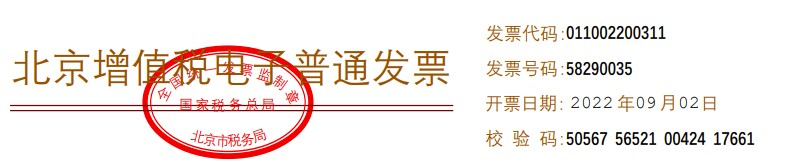
#> input picture train2/1.jpg, 801 x 162 px, found by its file name
$ python main.py
#> lines starting #> are read from the running program, lines starting #| are printed output that depends on the picture; after the words box and inside, x2 and y2 are one past the last pixel; in counts of white or black regions, pixels touching at a corner belong together; long printed decimals are rounded
### featureextract.py
import cv2
import matplotlib.pyplot as plt
import numpy as np

def getfeature(grayimg,img):
    temimg = img.copy()
    rec1 = img.copy()
    rec2 = img.copy()


    kernel = cv2.getStructuringElement(cv2.MORPH_RECT,(1,3))#构建用于膨胀腐蚀的元素为1的卷积核


    grayimg = cv2.dilate(grayimg, kernel)  # 膨胀
    grayimg = cv2.erode(grayimg, kernel)  # 腐蚀


    counters,hierarchy = cv2.findContours(grayimg,cv2.RETR_EXTERNAL,cv2.CHAIN_APPROX_NONE) #RETR_EXTERNAL 外部轮廓 LIST 所有轮廓并存到链表 CCOMP 存为两层 空洞与外部
                                            #TREE 所有轮廓并重构嵌套轮廓层次（常用） CHAIN_APPROX_SIMPLE 压缩水平垂直与斜的部分
    newimg = cv2.drawContours(temimg,counters,-1,(40,150,200),1)#第三个参数为负数则画出所有轮廓

    cv2.imshow("counters all",newimg)
    cv2.waitKey(0)

    area = np.zeros(len(counters)) #每个轮廓的面积
    lens = np.zeros(len(counters)) #每个轮廓的周长
    cx = np.zeros(len(counters)) #每个轮廓的重心的X坐标
    cy = np.zeros(len(counters)) #每个轮廓的重心的Y坐标
    count = 0
    print("轮廓数量为：")
    print(len(counters))

    for i in range(len(counters)):
        area[i] = round(cv2.contourArea(counters[i]))#计算每个轮廓的面积
        lens[i] = round(cv2.arcLength(counters[i],True))#计算每个轮廓周长

        M = cv2.moments(counters[i])#获取轮廓的矩 用来求重心
        if(M['m00']!= 0):
            cx[i] = M['m10'] / M['m00']  # 求重心的X坐标
            cy[i] = M['m01'] / M['m00']  # 求重心的Y坐标
        else :
            print("除0异常")

        if(cx[i]/img.shape[1] >= 0.6):
            count = count + 1
            x, y, w, h = cv2.boundingRect(counters[i])  # 计算轮廓的外接矩形
            cv2.rectangle(rec1, (x, y), (x + w, y + h), (0, 255, 0), 1)  # 画出轮廓外接矩形
            print("第",count,"个字符的重心为:","(",cx[i] ,",", cy[i],")")
            print("第", count, "个字符的面积为:", area[i])
            print("第", count, "个字符的轮廓长度为:", lens[i])

            minrect = cv2.minAreaRect(counters[i])
            minbox = np.int0(cv2.boxPoints(minrect))
            cv2.drawContours(rec2, [minbox], 0, (255, 0, 0), 1)


    cv2.imshow("rec1", rec1)
    cv2.waitKey(0)

    cv2.imshow("rec2", rec2)
    cv2.waitKey(0)

    print(area)
    print(lens)
    print(cx)
    print(cy)
    return 0

### main.py
# This is a sample Python script.
import cv2
import matplotlib.pyplot as plt
import numpy as np
import pytesseract
import PIL

import gauss
import sobel
import featureextract
import pandas as pd
# Press Shift+F10 to execute it or replace it with your code.
# Press Double Shift to search everywhere for classes, files, tool windows, actions, and settings.
from cv2.mat_wrapper import Mat

# np_c 矩阵列拓展，行不变，列增加
# np_r 矩阵行拓展，列不变，行增加
def image_transgray(path):
#> called with path = '1.jpg'
    img = cv2.imread(path)
#> img is the input picture: shape (162, 801, 3); mean B, G, R 230.6, 234.2, 243.5
    cv2.imshow("test", img)
    cv2.waitKey(0)

    height = img.shape[0]
    width = img.shape[1]
    channel = img.shape[2]

    mygrayimg = np.zeros((height,width),dtype=np.uint8)

    for i in range(height): #按照RGB的比例进行灰度值转换
        for j in range(width):
            mygrayimg[i,j] = (img[i,j,0]*30 + img[i,j,1]*59 + img[i,j,2]*11)/100
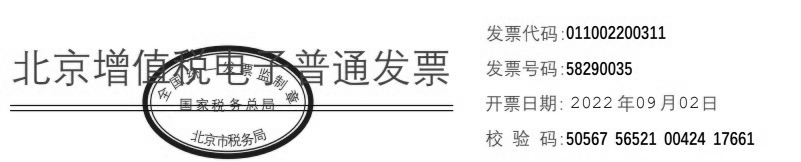
#> mygrayimg: shape (162, 801); min 0, max 255, mean 233.9


    img = cv2.cvtColor(img,cv2.COLOR_BGRA2GRAY)
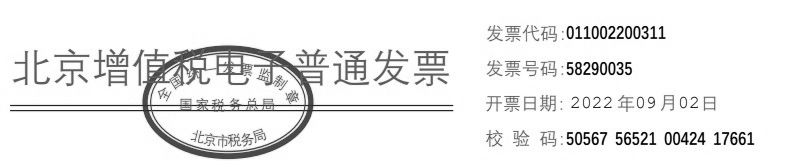
#> img: shape (162, 801); min 0, max 255, mean 236.6
    print(img[20,30])
#| 255

    cv2.imshow("mygray", mygrayimg)
    cv2.waitKey(0)

    cv2.imshow("test",img)
    cv2.waitKey(0)
    cv2.destroyAllWindows()
    return img


# def myostu_test(gray):
#     num = sum(gray[x] for x in range(256))#总像素点数
#     print(num)
#
#     temmartix = gray
#     print(temmartix)
#
#     #归一化直方图
#     for i in range(len(gray)):
#         gray[i] = gray[i]/num
#
#
#     #依次计算每个灰度值作为阈值前景像素与背景像素的方差，来确定最佳阈值
#     tem = -1 #临时用来存g的变量
#     res = 0 #最终确定的阈值
#     w0 = 0 #前景像素点数占图像的比例
#     u0 = 0 #前景像素的平均灰度
#     w1 = 1 - w0 #背景像素点数占图像的比例
#     u1 = 0 #背景像素的平均灰度
#     preamount = 1  #前景像素点数
#     backamount = num - preamount #背景像素点数
#     pregray = 0  #前景灰度值和
#     backgary = 0 #背景灰度值和
#     sumgray = sum(temmartix[x]*x for x in range(256)) #灰度值总数
#
#     for j in range(256):
#         for i in range(j):
#             preamount = preamount +  temmartix[i]
#         print(preamount)
#         # if(preamount == 0):
#         #     preamount = 1
#         backamount = num - preamount
#         print(backamount)
#         # if (backamount == 0):
#         #     backamount = 1
#
#         w0 = preamount/num
#         w1 = backamount/num
#         pregray = sum(temmartix[x]*x for x in range(j))
#         backgary = sumgray - pregray
#         u0 = pregray/preamount
#         u1 = backgary/backamount
#         g = w0 * w1 * (u1 - u0)**2
#         if g > tem:
#            tem = g
#            print(g)
#            res = j
#         # w0 = sum(gray[x] for x in range(j)) #因为进行了归一化，所以所占比例就是值求和
#         # w1 = 1-w0
#         # u0 = sum(temmartix[x]*x for x in range(j))/sum(temmartix[x] for x in range(j))
#         # u1 = sum(temmartix[x] * x for x in range(j+1,255))/sum(temmartix[x] for x in range(j+1,255))
#         # g = w0*w1*(u0-u1)*(u0-u1)
#         # if g > tem:
#         #     tem = g
#         #     print(g)
#         #     res = j
#         #     print(j)
#     print(res)
#
#     return res
#
#
#
#
#


def myostu(gray):
    num = sum(gray[x] for x in range(256))  # 总像素点数
    print(num)
    temmartix = gray
    print(temmartix)

    sumgray = sum(temmartix[x] * x for x in range(256))  # 灰度值总数
    temvalue = -1#用来存g最大类间方差
    res = 0 #用来存阈值

    for j in range(256):
        print(j)
        preamount = 1 #前景像素点数
        backamount = 0 #背景像素点数
        pregray = 0 #前景灰度值和
        backgray = 0 #背景灰度值和

        for i in range(j):
            preamount = preamount + temmartix[i]#计算前景像素点数
        print(preamount)
        backamount = num - preamount #背景像素点数

        w0 = preamount/num
        w1 = backamount/num

        pregray = sum(temmartix[x]*x for x in range(j))
        backgary = sumgray - pregray

        u0 = pregray / preamount
        u1 = backgary / backamount

        g = w0 * w1 * (u1 - u0) ** 2

        if g > temvalue:
            temvalue = g
            print(g)
            res = j
    print(res)

    return res

def calculategray(img):
    x,y = img.shape[:2]#获取图像大小
    gray = [x*0 for x in range(256)]#初始化直方图数组
    print(len(gray))
#| 256
    print(gray)
#> (printed output is left out)
    for i in range(x):
        for j in range(y):
            gray[img[i][j]] = gray[img[i][j]]+1
#> after the loop, gray = 256 values, max 77060 at index 255, min 8 at index 0, mean 506.9
    print(gray)
#> (printed output is left out)
    print(sum(gray[x] for x in range(256)))
#| 129762
    pltx = np.arange(256)
    plt.ylim(0,2000)
    plt.plot(pltx,gray)
    plt.xlabel("gray value")
    plt.ylabel("number")
    plt.show()
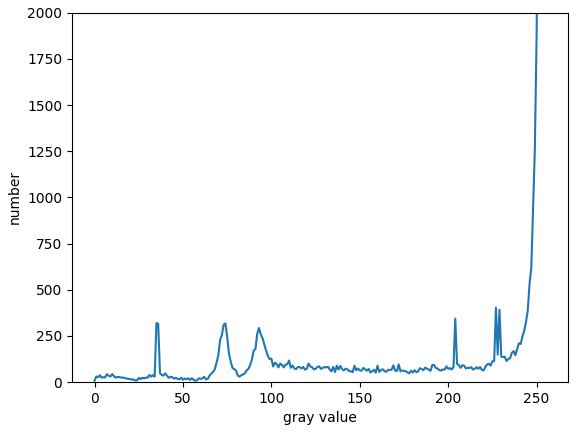
#> figure drawn by matplotlib, 1 panel; curve peaks at x = 255, y = 77060
    #根据经验结果确定了阈值为200
    res,new_img = cv2.threshold(img,200,255,cv2.THRESH_BINARY)
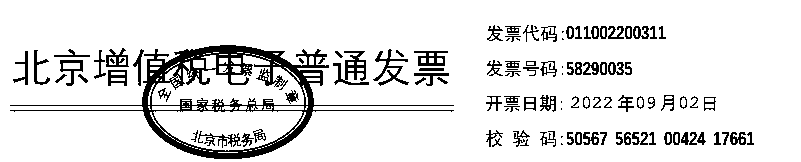
#> new_img: shape (162, 801); 88.8% white; 114 black regions (22 under 20 px), largest, box (x1, y1, x2, y2) and area: (10, 45, 454, 159) 6734, (333, 51, 369, 85) 503, (373, 49, 409, 86) 372
    #使用opencv中的ostu算法结果
    res,new_ostu_opencv = cv2.threshold(img,0,255, cv2.THRESH_OTSU + cv2.THRESH_BINARY_INV)
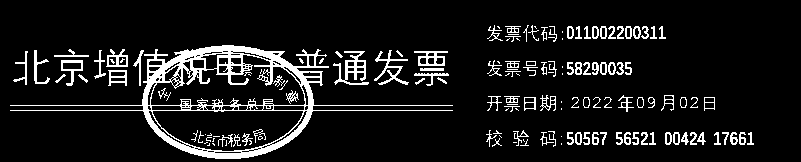
#> new_ostu_opencv: shape (162, 801); 9.8% white; 149 white regions (47 under 20 px), largest, box (x1, y1, x2, y2) and area: (10, 45, 453, 159) 6001, (333, 51, 369, 85) 457, (374, 50, 409, 85) 327
#> res = 174
    #自己编写的ostu算法
    myvalue = myostu(gray)
#> in myostu, `num = sum(gray[x] for x in range(256))`: num = 129762
#| 129762
#> in myostu, `temmartix = gray`: temmartix has the same summary as gray in calculategray
#> (printed output is left out)
#> in myostu, `sumgray = sum(temmartix[x] * x for x in range(256))`: sumgray = 30701692
#> the loop in myostu, `for j in range(256):` made 256 passes
#> (backamount, w0, w1, pregray, backgary, u0, u1, g) on passes 1 to 7: (129761, 7.71e-06, 1, 0, 30701692, 0, 236.6, 0.431), (129753, 6.94e-05, 1, 0, 30701692, 0, 236.6, 3.88), (129722, 0.000308, 1, 31, 30701661, 0.775, 236.7, 17.15), (129695, 0.000516, 0.999, 85, 30701607, 1.27, 236.7, 28.61), (129657, 0.000809, 0.999, 199, 30701493, 1.9, 236.8, 44.61), (129633, 0.000994, 0.999, 295, 30701397, 2.29, 236.8, 54.63), (129606, 0.0012, 0.999, 430, 30701262, 2.76, 236.9, 65.82)
#> (printed output is left out)
#| 175
    res,new_ostu_myostu = cv2.threshold(img,myvalue,255,cv2.THRESH_BINARY)
#> new_ostu_myostu: shape (162, 801); 90.1% white; 148 black regions (46 under 20 px), largest, box (x1, y1, x2, y2) and area: (10, 45, 453, 159) 6030, (333, 51, 369, 85) 457, (374, 49, 409, 85) 328
    #自己编写的ostu的结果
    cv2.imshow("my_ostu_result", new_ostu_myostu)
    # cv2.waitKey(0)
    #调用的opencv函数的结果
    cv2.imshow("opencv_ostu_result", new_ostu_opencv)
    # cv2.waitKey(0)
    #根据经验设置阈值结果
    cv2.imshow("experinece_result", new_img)
    cv2.waitKey(0)

    cv2.destroyAllWindows()

    return new_ostu_opencv

# [30 lines left out: functions my_gauss, my_sobel, not called in this run]


def print_hi(name):
    # Use a breakpoint in the code line below to debug your script.
    print(f'Hi, {name}')  # Press Ctrl+F8 to toggle the breakpoint.


# Press the green button in the gutter to run the script.
if __name__ == '__main__':

    # print_hi('PyCharm')
    img = image_transgray('1.jpg')
    gray_img = calculategray(img)
    # gauss_img = my_gauss(gray_img)
    # sobel_img = my_sobel(gauss_img)
    #
    featureextract.getfeature(gray_img,cv2.imread('1.jpg'))
#| 92
#> the loop in getfeature, `for i in range(len(counters)):` made 92 passes
#| 除0异常
#| 除0异常
#| 第 1 个字符的重心为: ( 750.175 , 138.889 )
#| 第 1 个字符的面积为: 21.0
#| 第 1 个字符的轮廓长度为: 38.0
#| 第 2 个字符的重心为: ( 741.841 , 138.172 )
#> (further printed lines are left out)
#> after the loop in getfeature, `for i in range(len(counters)):`:
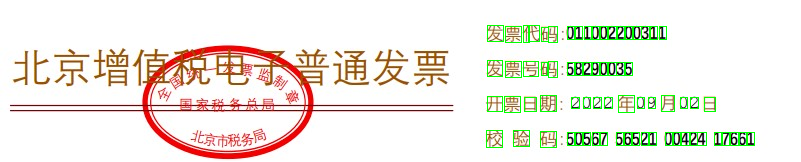
#> rec1: shape (162, 801, 3); 2.36% of pixels changed, all inside (x1, y1, x2, y2) = (486, 25, 755, 148)
#> after the loop in getfeature, `for i in range(len(counters)):`:
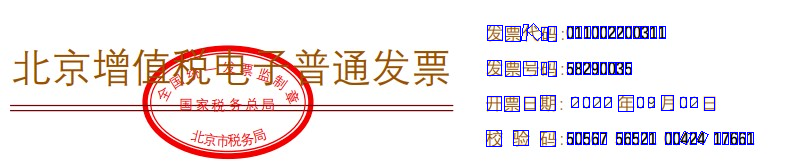
#> rec2: shape (162, 801, 3); 2.16% of pixels changed, all inside (x1, y1, x2, y2) = (486, 23, 754, 147)
    # text = pytesseract.image_to_string(PIL.Image.open('2.jpg'), lang='chi_sim')
    # print(text)


# See PyCharm help at https://www.jetbrains.com/help/pycharm/
